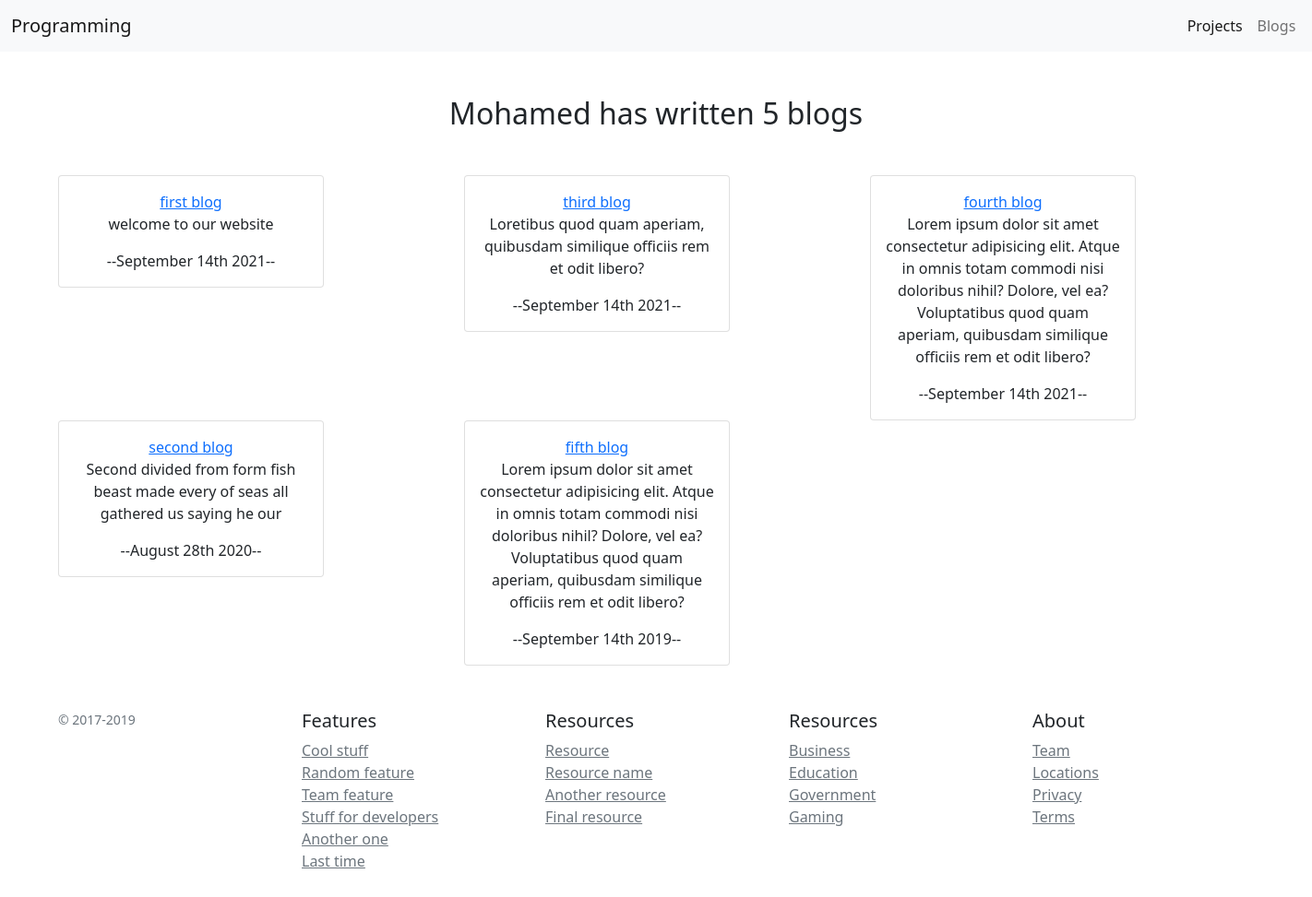
Screenshot of /blog/ with the database file from the repository.
### blog/models.py (models this page shows)
class Blog(models.Model):
   title = models.CharField(max_length=200)
   description = models.TextField()
   date = models.DateField()
   def __str__(self):
      return self.title

### blog/views.py (the view)
# urls.py: path('',views.all_blogs,name='all-blogs'),
def all_blogs(request):
   blogs = Blog.objects.order_by('-date')
   return render(request,'blog/all_blogs.html',{
      'blogs':blogs,
   })

### blog/templates/blog/all_blogs.html
{% extends "base.html" %}
{% block content %}
<div class="container text-center">
  <h2 class="m-5">Mohamed has written {{blogs.count}} blog{{blogs.count|pluralize}}</h2>
 <div class="row">
  {% for blog in blogs %}
  <div class="col-md-4">
      <div class="card" style="width: 18rem;">
         <div class="card-body">
         <a href="{% url 'blog:blog-detail' blog.id %}" class="card-title">{{blog}}</a>
         <p class="card-text"> {{blog.description}} </p>
         <p class="card-text">--{{blog.date|date:'F jS Y'}}--</p>
         </div>
      </div>
   </div>
{% endfor %}
</div>
</div>
{% endblock content %}

### rows the page displays
Blog: title "first blog", description "welcome to our website", date "September 14th 2021"
Blog: title "third blog", description "Loretibus quod quam aperiam, quibusdam similique officiis rem et odit libero?", date "September 14th 2021"
Blog: title "fourth blog", description "Lorem ipsum dolor sit amet consectetur adipisicing elit. Atque in omnis totam commodi nisi doloribus nihil? Dolore, vel ea? Voluptatibus quod quam aperiam, quibusdam similique officiis rem et odit libero?", date "September 14th 2021"
Blog: title "second blog", description "Second divided from form fish beast made every of seas all gathered us saying he our", date "August 28th 2020"
Blog: title "fifth blog", description "Lorem ipsum dolor sit amet consectetur adipisicing elit. Atque in omnis totam commodi nisi doloribus nihil? Dolore, vel ea? Voluptatibus quod quam aperiam, quibusdam similique officiis rem et odit libero?", date "September 14th 2019"

### other values shown
{{ blogs.count }} "5"
